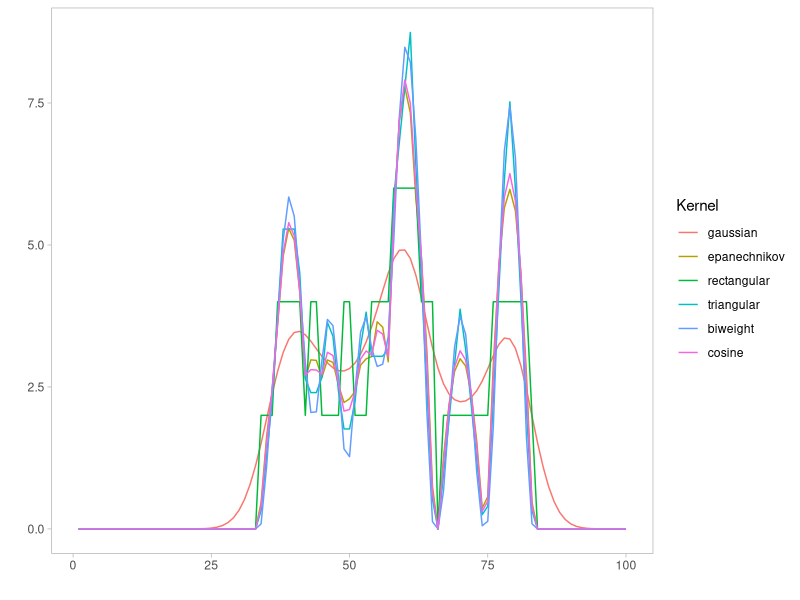

The R script that drew this image:
library(tidyverse)

stat_kernel <- function(X, h, x, kernel = c('gaussian','epanechnikov','rectangular','triangular','biweight','cosine')){
  kernel <- match.arg(kernel)
  n <- length(x)
  t <- (x-X)/h
  w <- switch(
    kernel
    , gaussian = (2*pi)^(-0.5)*exp(-0.5*t^2)
    , epanechnikov = ifelse(abs(t)<1,(3/4)*(1-t^2),0)
    , rectangular = ifelse(abs(t)<1,1/2,0)
    , triangular = ifelse(abs(t)<1,1 - abs(t),0)
    , biweight = ifelse(abs(t)<1,15*(1-t^2)^2/16,0)
    , cosine = ifelse(abs(t)<1,(pi/4)*cos(.5*pi*t),0)
    , stop("unknown 'kernel'")
  )
  f=(1/n)*(1/h)*sum(w)
  return(f)
}

X=c(-0.77, -0.60, -0.25, 0.14, 0.45, 0.64, 0.65, 1.19, 1.71, 1.74)
x_aux <- seq(-3,3,length.out = 100)
x <- numeric(100)

plt_hist <- function(x,x_aux){
  p <- tibble(
    x = x
    , x_aux = x_aux
  ) %>% 
    ggplot(aes(x = x_aux, y = x))+
    geom_line()+
    theme_light()+
    theme(
      panel.grid.major = element_blank()
      , panel.grid.minor = element_blank()
    )
  return(p)
}

# h = 0.25 ####

## gaussian

for( i in 1:100){
  x[i] <- stat_kernel(X=X, h=0.25, x = x_aux[i], kernel = 'gaussian')
}

plt <- tibble(
  x_aux = x_aux
  , x_gaus = x
)

## epanechnikov

for( i in 1:100){
  x[i] <- stat_kernel(X=X, h=0.25, x = x_aux[i], kernel = 'epanechnikov')
}

plt <- bind_cols(plt,x_epa = x)

## rectangular

for( i in 1:100){
  x[i] <- stat_kernel(X=X, h=0.25, x = x_aux[i], kernel = 'rectangular')
}

plt <- bind_cols(plt,x_ret = x)

## triangular

for( i in 1:100){
  x[i] <- stat_kernel(X=X, h=0.25, x = x_aux[i], kernel = 'triangular')
}

plt <- bind_cols(plt,x_tri = x)


## biweight

for( i in 1:100){
  x[i] <- stat_kernel(X=X, h=0.25, x = x_aux[i], kernel = 'biweight')
}

plt <- bind_cols(plt,x_biw = x)


## cosine

for( i in 1:100){
  x[i] <- stat_kernel(X=X, h=0.25, x = x_aux[i], kernel = 'cosine')
}

plt <- bind_cols(plt,x_cos = x)

plt %>% 
  mutate(
    x_aux = round(x_aux, 2) %>% factor()
  ) %>% 
  reshape2::melt() %>% 
  ggplot(aes(x = as.numeric(x_aux), y = value, color = variable))+
  geom_line()+
  xlab('')+
  ylab('')+
  scale_color_discrete(
    name = "Kernel"
    , labels = c('gaussian','epanechnikov','rectangular','triangular','biweight','cosine')
  )+
  theme_light()+
  theme(
    panel.grid.major = element_blank()
    , panel.grid.minor = element_blank()
    #, legend.position="bottom"
  )

